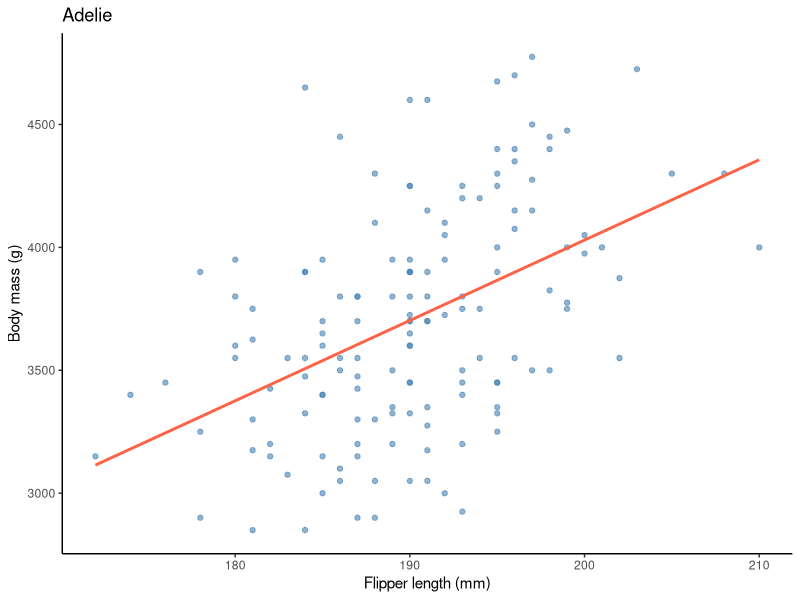
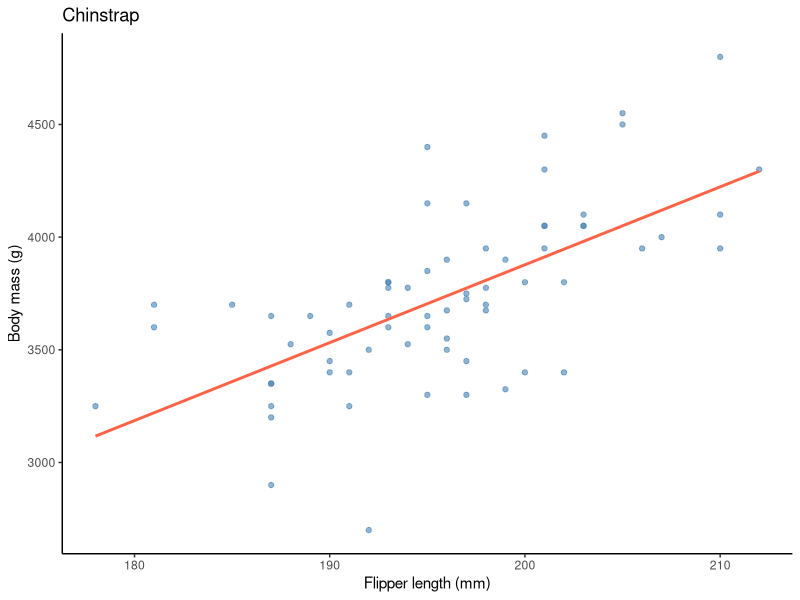
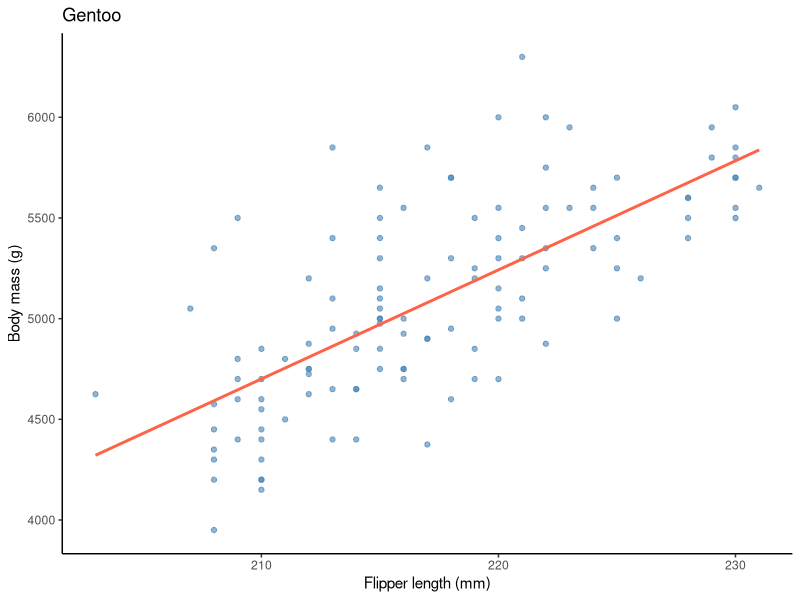

Generate these figures, in order, with R:
# =============================================================================
# 18_purrr.R
# UMD Biostatistics — Bill Perry
# Reference script: iteration with purrr — map(), map_df(), and friends
# Datasets: palmerpenguins, nycflights13, simulated multi-file scenarios
# =============================================================================

library(tidyverse)
library(palmerpenguins)
library(broom)


# ── 1. WHY PURRR? ────────────────────────────────────────────────────────────
# purrr replaces copy-paste code and for-loops with readable single lines.
# Core idea: apply a function to every element of a list or vector.
#
# map(x, f)       → always returns a list
# map_dbl(x, f)   → returns a numeric vector (one number per element)
# map_chr(x, f)   → returns a character vector
# map_lgl(x, f)   → returns a logical vector
# map_df(x, f)    → returns a data frame (binds rows)
# map2(x, y, f)   → iterate over two inputs simultaneously


# ── 2. THE BASIC PATTERN ─────────────────────────────────────────────────────

# The ~ shorthand: ~ some_function(.x)  means "apply this to each element"
# .x is a placeholder for the current element

numbers <- list(a = c(1,2,3,4), b = c(10,20,NA), c = c(5,6,7,8,9))

map(numbers, mean)                        # list of three means
map_dbl(numbers, mean)                    # named numeric vector
map_dbl(numbers, ~ mean(.x, na.rm = TRUE)) # with na.rm


# ── 3. FIT A SEPARATE MODEL TO EACH GROUP ────────────────────────────────────
# Classic use case: one regression per species, summarised in one table.

models <- penguins |>
  drop_na() |>
  nest_by(species) |>                           # one list-row per species
  mutate(
    fit  = list(lm(body_mass_g ~ flipper_length_mm, data = data)),
    coef = list(tidy(fit, conf.int = TRUE)),
    fit_stats = list(glance(fit))
  )

models

# Extract all coefficients into one flat table
models |>
  unnest(coef) |>
  select(species, term, estimate, std.error, p.value) |>
  filter(term != "(Intercept)")

# Extract R² for each species
models |>
  unnest(fit_stats) |>
  select(species, r.squared, adj.r.squared, p.value)


# ── 4. MAP OVER A NAMED LIST OF DATA FRAMES ──────────────────────────────────

# Split penguins into one data frame per species
species_list <- penguins |>
  drop_na() |>
  split(~species)           # returns a named list

species_list$Adelie |> head(3)

# Apply the same summary function to each species
map_df(species_list, ~ tibble(
  n      = nrow(.x),
  mean_mass = mean(.x$body_mass_g),
  se_mass   = sd(.x$body_mass_g) / sqrt(nrow(.x))
), .id = "species")


# ── 5. READING MULTIPLE FILES ─────────────────────────────────────────────────
# This is one of the most practically useful purrr patterns.
# Suppose you have annual survey CSVs: survey_2022.csv, survey_2023.csv, etc.

# Pattern 1: read all CSVs matching a pattern, bind into one data frame
# (Does not run without files, but this is the exact code you use)
#
# file_paths <- list.files("data_raw/", pattern = "survey_.*\\.csv",
#                           full.names = TRUE)
#
# all_surveys <- map(file_paths, read_csv) |>
#   list_rbind(names_to = "file")          # adds a column with the filename
#
# OR in one line:
# all_surveys <- list.files("data_raw/", "survey.*csv", full.names=TRUE) |>
#   map(read_csv) |>
#   list_rbind()

# Simulation: create a list of small data frames as if from separate files
survey_list <- list(
  "2022" = tibble(year=2022, site=c("A","B"), count=c(12,8)),
  "2023" = tibble(year=2023, site=c("A","B"), count=c(14,10)),
  "2024" = tibble(year=2024, site=c("A","B"), count=c(11,13))
)

# Bind all into one data frame — .id creates a column from the list names
map(survey_list, ~ .x) |>
  list_rbind(names_to = "survey_year")


# ── 6. GENERATING MULTIPLE PLOTS AND SAVING THEM ─────────────────────────────

# Build one plot per species and save each as a PDF
plots <- penguins |>
  drop_na() |>
  split(~species) |>
  map(~ ggplot(.x, aes(x = flipper_length_mm, y = body_mass_g)) +
        geom_point(color = "steelblue", alpha = 0.6) +
        geom_smooth(method = "lm", color = "tomato", se = FALSE) +
        labs(title = unique(.x$species),
             x = "Flipper length (mm)", y = "Body mass (g)") +
        theme_classic())

# Print each
walk(plots, print)

# Save each — map2() iterates over two lists simultaneously
# (comment out to avoid writing files during demo)
# filenames <- paste0("figures/regression_", names(plots), ".pdf")
# map2(filenames, plots, ~ ggsave(.x, plot = .y, width=5, height=4, units="in"))


# ── 7. map2() — iterate over two inputs ──────────────────────────────────────

sites   <- c("A", "B", "C")
surveys <- c(2022, 2023, 2024)

map2_chr(sites, surveys,
         ~ paste0("Site ", .x, " surveyed in ", .y))


# ── 8. SAFE MAPPING — handling errors gracefully ──────────────────────────────
# safely() wraps a function so errors return NULL instead of stopping purrr.

safe_log <- safely(log)

results <- map(list(10, -1, 100, "a"), safe_log)
# Each element has $result and $error

# Extract just the successful results
results |> map("result") |> compact()  # compact() drops NULLs


# ── 9. ECOLOGICAL PIPELINE EXAMPLE ───────────────────────────────────────────
# Read eBird-style files for multiple species → compute migration distance.
# Simulated — replace read_csv paths with real files.

# species_codes <- c("ovenbird", "blackthroated_warbler", "veery")
# abundance_files <- paste0("data_raw/ebirdst/", species_codes, "_abundance.csv")
#
# species_data <- set_names(abundance_files, species_codes) |>
#   map(read_csv) |>                         # read each file
#   map(~ filter(.x, !is.na(abd))) |>        # drop NA abundance
#   map(~ mutate(.x, log_abd = log10(abd)))  # transform each
#
# map_df(species_data, ~ tibble(
#   max_abd   = max(.x$abd),
#   mean_lat  = weighted.mean(.x$lat, .x$abd, na.rm = TRUE)
# ), .id = "species")

# =============================================================================
# END OF FILE
# =============================================================================
